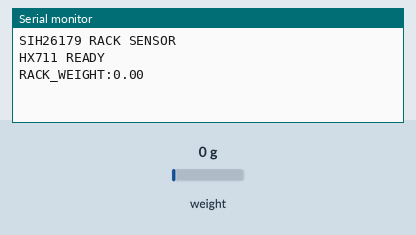
The sketch below on a simulated ESP32. Parts: the last lines printed to the serial monitor. Inputs (shaded band) come from the test bench; at power-on: weight on the scale 0 g.

Above: at 2.2 s.
2.3 s: weight on the scale set to 100 g
At 3.6 s:
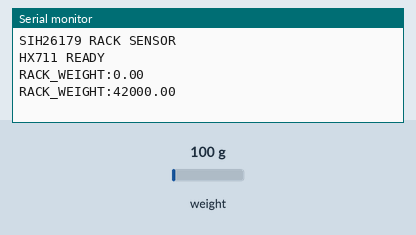
4.3 s: weight on the scale set to 1250 g
At 5.7 s:
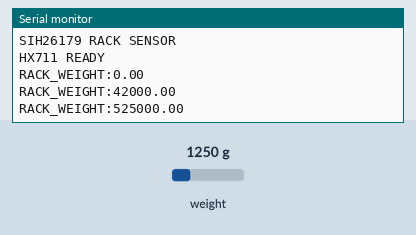
Timing chart, 0 to 7.3 s (numbered marks = the images above; inputs shaded):
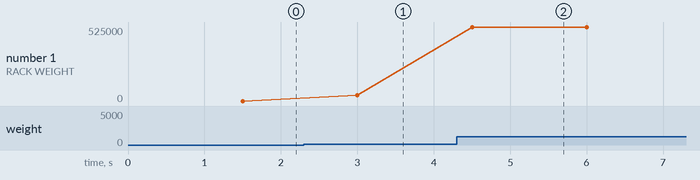

Measured:
- after the input at 2.3 s, the serial monitor: prints a new line after 0.70 s (image 1)
- after the input at 4.3 s, the serial monitor: prints a new line after 0.20 s (image 2)
- plotted number 1: 0 → 42000 after the input at 2.3 s, 42000 → 525000 after the input at 4.3 s

The sketch:

rack_sensor.ino
```cpp
#include "HX711.h"

#define DT_PIN 5
#define SCK_PIN 4

HX711 scale;

float calibration_factor = 1.0;

void setup() {
    Serial.begin(115200);

    scale.begin(DT_PIN, SCK_PIN);
    scale.set_scale(calibration_factor);
    scale.tare();

    Serial.println("SIH26179 RACK SENSOR");
    Serial.println("HX711 READY");
}

void loop() {
    if (scale.is_ready()) {
        float weight = scale.get_units(5);

        if (weight < 0) {
            weight = 0;
        }

        Serial.print("RACK_WEIGHT:");
        Serial.println(weight, 2);
    } else {
        Serial.println("SENSOR_ERROR");
    }

    delay(1000);
}
```
